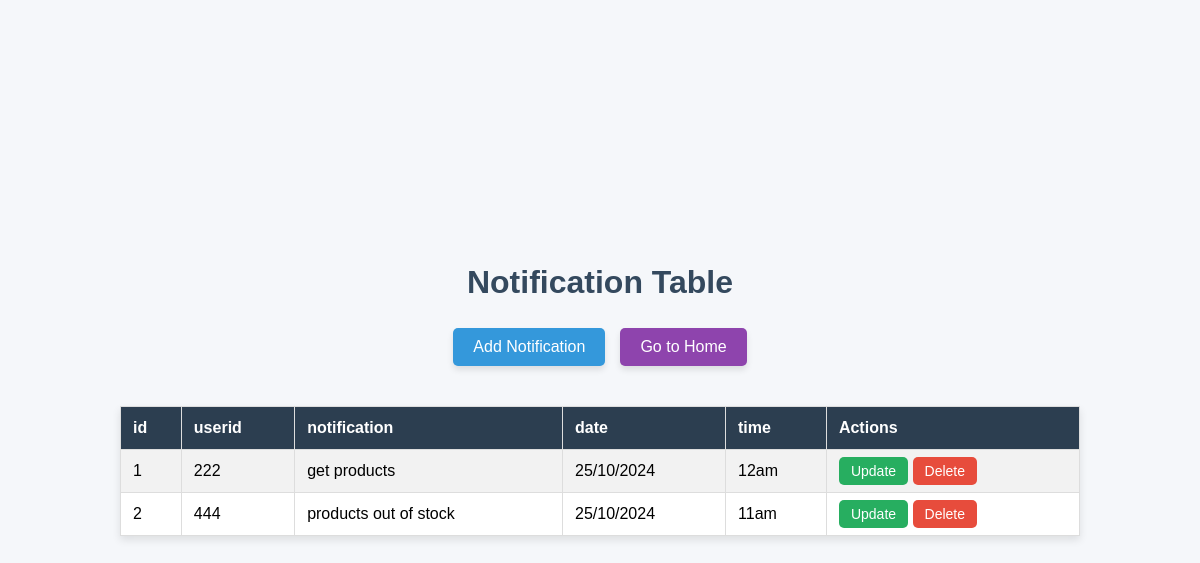
Page /app/supplyconotify/ on the committed database.
### app/models.py (models this page shows)
class Supplyconotification(models.Model):
    userid=models.CharField(max_length=200,null=True,blank=True)
    notification=models.CharField(max_length=200,null=True,blank=True)
    date=models.CharField(max_length=200,null=True,blank=True)
    time=models.CharField(max_length=200,null=True,blank=True)

### app/views.py (the view)
# urls.py: path('supplyconotify/',Supplyconotify.as_view(),name="supplyconotify"),
class Supplyconotify(View):
    def get(self,request):
        xyz=Supplyconotification.objects.all()
        return render(request,"supplyconotify.html",{'x':xyz})

### templates/supplyconotify.html (shortened to what this page needs)
<!DOCTYPE html>
<html lang="en">
<head>
</head>
<body>
    <h2>Notification Table</h2>
    <div class="buttons-container">
        <a href="/app/supplyconotifyapp/">Add Notification</a>
        <a href="/app/supplycodashboard/">Go to Home</a>
    </div>
    <table>
        <tr>
            <th>id</th>
            <th>userid</th>
            <th>notification</th>
            <th>date</th>
            <th>time</th>
            <th>Actions</th>
        </tr>
        {% for i in x %}
        <tr>
            <td>{{ forloop.counter }}</td>
            <td>{{ i.userid }}</td>
            <td>{{ i.notification }}</td>
            <td>{{ i.date }}</td>
            <td>{{ i.time }}</td>
            <td class="actions">
                <a href="/app/supplyconotifyedit/{{ i.id }}">Update</a>
                <a href="/app/supplyconotifydelete/{{ i.id }}">Delete</a>
            </td>
        </tr>
        {% endfor %}
    </table>
</body>
</html>

### templates/supplyconotify.html (style rules this page uses)
body { font-family: Arial, sans-serif; margin: 0; padding: 0; background: #f5f7fa; display: flex; flex-direction: column; align-items: center; justify-content: center; min-height: 100vh; }
h2 { margin-top: 20px; color: #34495e; font-size: 2em; }
table { width: 80%; border-collapse: collapse; margin: 20px 0; font-size: 16px; text-align: left; background: #ffffff; box-shadow: 0 4px 8px rgba(0, 0, 0, 0.1); }
th, td { padding: 12px; border: 1px solid #ddd; }
th { background-color: #2c3e50; color: #ffffff; }
tr:nth-child(even) { background-color: #f2f2f2; }
.actions a { text-decoration: none; padding: 6px 12px; border-radius: 5px; font-size: 14px; }
.actions a:nth-child(1) { background-color: #27ae60; color: #ffffff; }
.actions a:nth-child(2) { background-color: #e74c3c; color: #ffffff; }
.buttons-container { margin-bottom: 20px; display: flex; gap: 15px; }
.buttons-container a { text-decoration: none; padding: 10px 20px; font-size: 16px; border-radius: 5px; color: #ffffff; background-color: #3498db; transition: background-color 0.3s ease; box-shadow: 0 4px 6px rgba(0, 0, 0, 0.1); }
.buttons-container a:nth-child(2) { background-color: #8e44ad; }

### rows in the picture
Supplyconotification: userid "222", notification "get products", date "25/10/2024", time "12am"
Supplyconotification: userid "444", notification "products out of stock", date "25/10/2024", time "11am"
